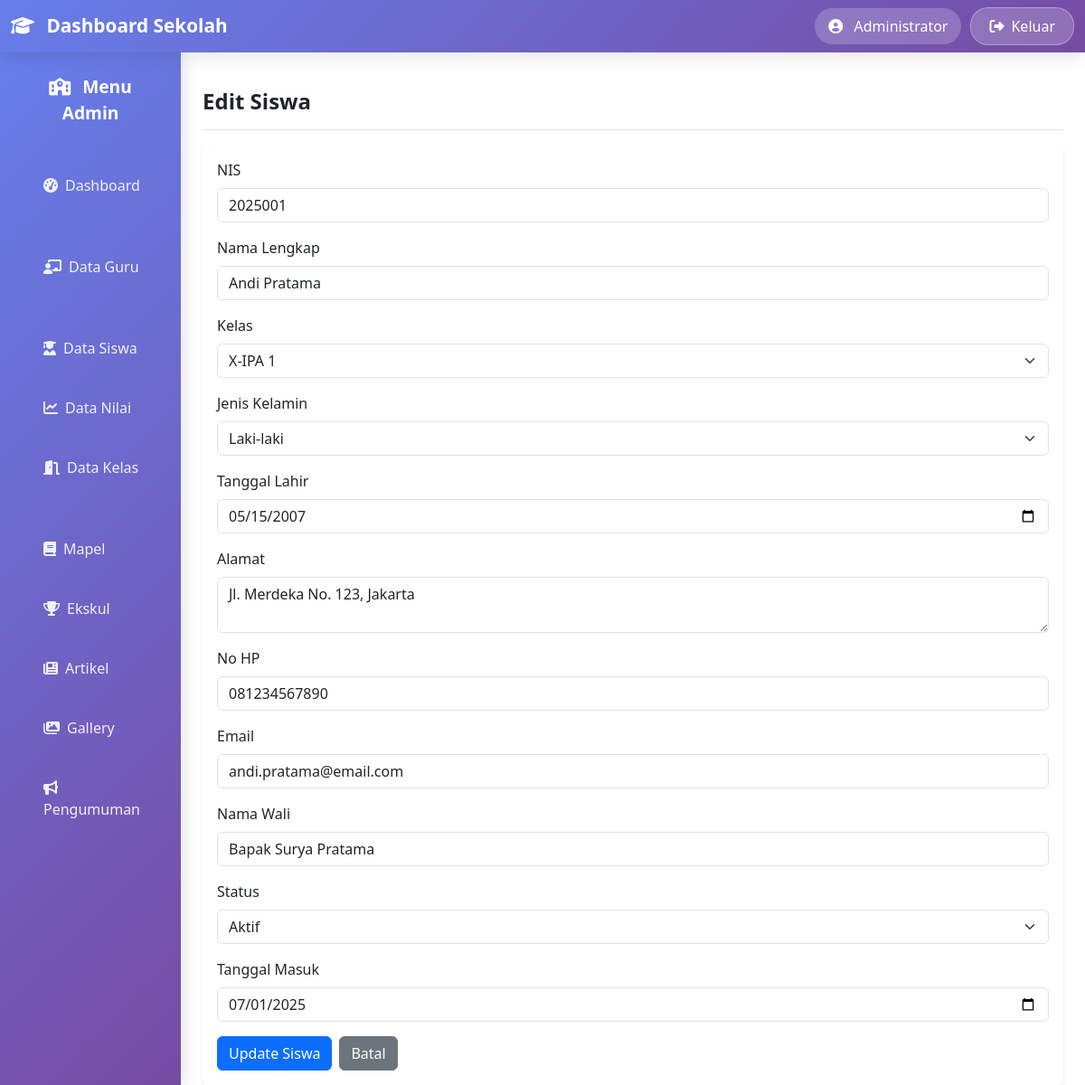
Screenshot of /siswa/edit.php?id=1 (signed in) with the database file from the repository.
### tables this page shows
CREATE TABLE `siswa` (
  `id` int(11) NOT NULL,
  `nis` varchar(20) NOT NULL,
  `nama_lengkap` varchar(100) NOT NULL,
  `kelas_id` int(11) NOT NULL,
  `jenis_kelamin` enum('Laki-laki','Perempuan') NOT NULL,
  `tanggal_lahir` date NOT NULL,
  `alamat` text NOT NULL,
  `no_hp` varchar(15) DEFAULT NULL,
  `email` varchar(100) DEFAULT NULL,
  `nama_wali` varchar(100) NOT NULL,
  `status` enum('Aktif','Tidak Aktif','Lulus') DEFAULT 'Aktif',
  `tanggal_masuk` date NOT NULL,
  `tanggal_dibuat` timestamp NOT NULL DEFAULT current_timestamp()
);

CREATE TABLE `kelas` (
  `id` int(11) NOT NULL,
  `nama_kelas` varchar(50) NOT NULL,
  `tingkat` varchar(10) NOT NULL,
  `jumlah_siswa` int(11) DEFAULT 0,
  `wali_kelas` varchar(100) DEFAULT NULL,
  `ruangan` varchar(50) DEFAULT NULL,
  `tanggal_dibuat` timestamp NOT NULL DEFAULT current_timestamp()
);

### siswa/edit.php (the view, shortened to what this page needs)
<?php
require_once '../config/database.php';
$id = intval($_GET['id']);
$result = mysqli_query($conn, "SELECT * FROM siswa WHERE id=$id");
$siswa = mysqli_fetch_assoc($result);
$result_kelas = mysqli_query($conn, "SELECT * FROM kelas ORDER BY nama_kelas");
$kelas_list = [];
while ($row = mysqli_fetch_assoc($result_kelas)) {
    $kelas_list[] = $row;
}
include '../template/header.php';
?>
<div class="container-fluid">
    <div class="row">
        <?php include '../template/sidebar.php'; ?>
        <main class="col-12">
            <div class="d-flex justify-content-between flex-wrap flex-md-nowrap align-items-center pt-3 pb-2 mb-3 border-bottom">
                <h1 class="h4 fw-bold">Edit Siswa</h1>
            </div>
            <div class="card border-0 shadow-sm">
                <div class="card-body">
                    <form action="update.php" method="POST">
                        <div class="mb-3">
                            <label for="nis" class="form-label">NIS</label>
                            <input type="text" class="form-control" id="nis" name="nis" value="<?= htmlspecialchars($siswa['nis']) ?>" required>
                        </div>
                        <div class="mb-3">
                            <label for="nama_lengkap" class="form-label">Nama Lengkap</label>
                            <input type="text" class="form-control" id="nama_lengkap" name="nama_lengkap" value="<?= htmlspecialchars($siswa['nama_lengkap']) ?>" required>
                        </div>
                        <div class="mb-3">
                            <label for="kelas_id" class="form-label">Kelas</label>
                            <select class="form-select" id="kelas_id" name="kelas_id" required>
                                <?php foreach ($kelas_list as $kelas): ?>
                                    <option value="<?= $kelas['id'] ?>" <?= $kelas['id'] == $siswa['kelas_id'] ? 'selected' : '' ?>>
                                        <?= htmlspecialchars($kelas['nama_kelas']) ?>
                                    </option>
                                <?php endforeach; ?>
                            </select>
                        </div>
                        <div class="mb-3">
                            <label for="jenis_kelamin" class="form-label">Jenis Kelamin</label>
                            <select class="form-select" id="jenis_kelamin" name="jenis_kelamin" required>
                                <option value="Laki-laki" <?= $siswa['jenis_kelamin'] == 'Laki-laki' ? 'selected' : '' ?>>Laki-laki</option>
                            </select>
                        </div>
                        <div class="mb-3">
                            <label for="tanggal_lahir" class="form-label">Tanggal Lahir</label>
                            <input type="date" class="form-control" id="tanggal_lahir" name="tanggal_lahir" value="<?= htmlspecialchars($siswa['tanggal_lahir']) ?>" required>
                        </div>
                        <div class="mb-3">
                            <label for="alamat" class="form-label">Alamat</label>
                            <textarea class="form-control" id="alamat" name="alamat" rows="2" required><?= htmlspecialchars($siswa['alamat']) ?></textarea>
                        </div>
                        <div class="mb-3">
                            <label for="no_hp" class="form-label">No HP</label>
                            <input type="text" class="form-control" id="no_hp" name="no_hp" value="<?= htmlspecialchars($siswa['no_hp']) ?>">
                        </div>
                        <div class="mb-3">
                            <label for="email" class="form-label">Email</label>
                            <input type="email" class="form-control" id="email" name="email" value="<?= htmlspecialchars($siswa['email']) ?>">
                        </div>
                        <div class="mb-3">
                            <label for="nama_wali" class="form-label">Nama Wali</label>
                            <input type="text" class="form-control" id="nama_wali" name="nama_wali" value="<?= htmlspecialchars($siswa['nama_wali']) ?>" required>
                        </div>
                        <div class="mb-3">
                            <label for="status" class="form-label">Status</label>
                            <select class="form-select" id="status" name="status" required>
                                <option value="Aktif" <?= $siswa['status'] == 'Aktif' ? 'selected' : '' ?>>Aktif</option>
                            </select>
                        </div>
                        <div class="mb-3">
                            <label for="tanggal_masuk" class="form-label">Tanggal Masuk</label>
                            <input type="date" class="form-control" id="tanggal_masuk" name="tanggal_masuk" value="<?= htmlspecialchars($siswa['tanggal_masuk']) ?>" required>
                        </div>
                        <div class="d-flex justify-content-start gap-2">
                            <button type="submit" class="btn btn-primary">Update Siswa</button>
                            <a href="index.php" class="btn btn-secondary">Batal</a>
                        </div>
                    </form>
                </div>
            </div>
        </main>
    </div>
</div>
<?php include '../template/footer.php'; ?>

### rows the page displays
siswa: nis "2025001", nama_lengkap "Andi Pratama", kelas_id "X-IPA 1", jenis_kelamin "Laki-laki", tanggal_lahir "05/15/2007", alamat "Jl. Merdeka No. 123, Jakarta", no_hp "081234567890", email "andi.pratama@email.com", nama_wali "Bapak Surya Pratama", status "Aktif", tanggal_masuk "07/01/2025"

### other values shown
$_SESSION['admin_nama'] "Administrator"
